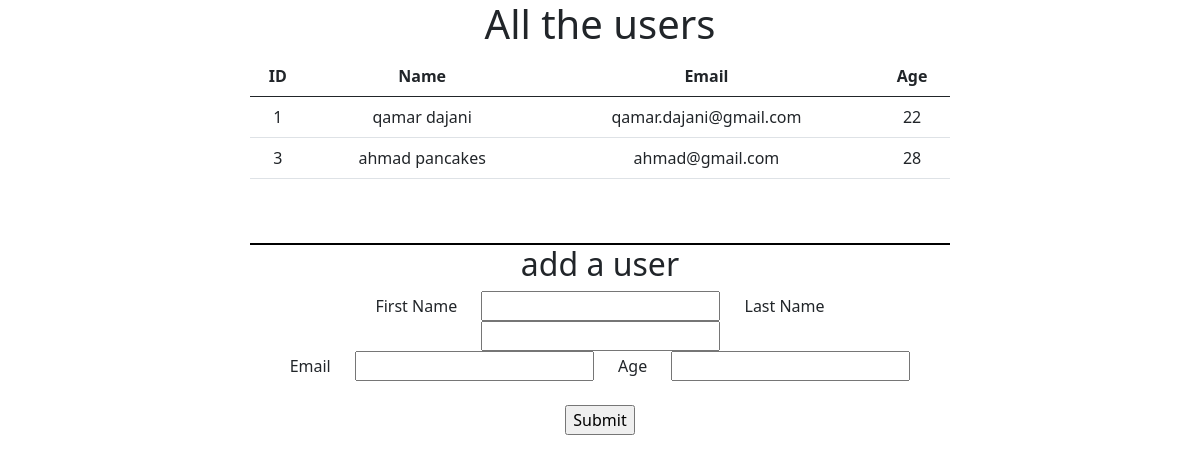
Before: / with the older database file.
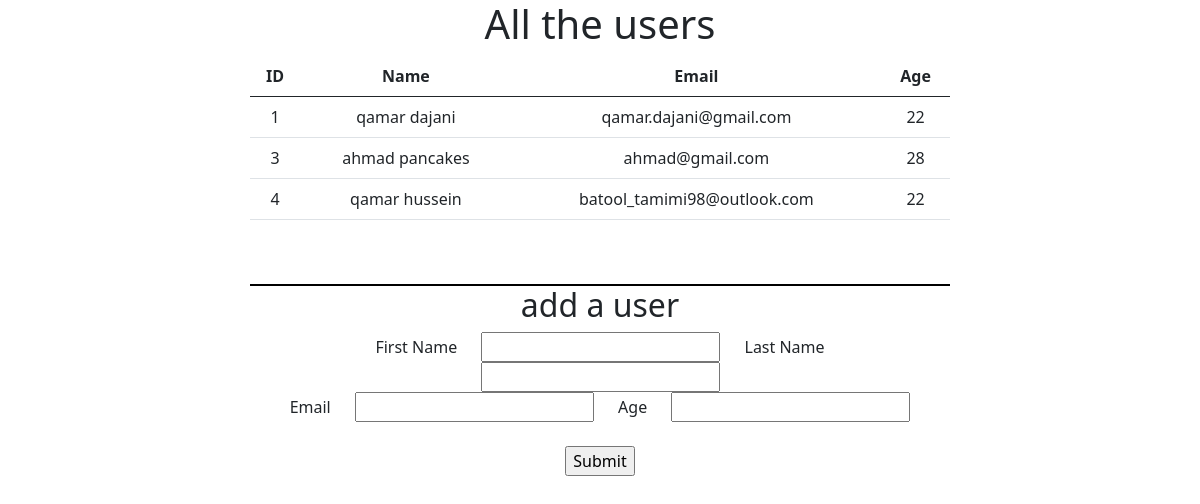
After: the same page with the newer database file.
### userapp/models.py (models this page shows)
class users(models.Model):
    first_name = models.CharField(max_length=255)
    last_name = models.CharField(max_length=255)
    email_address = models.CharField(max_length=255)
    age = models.IntegerField()
    created_at = models.DateTimeField(auto_now_add=True)
    updated_at = models.DateTimeField(auto_now=True)

### userapp/views.py (the view)
# urls.py: path('', views.index),
def index(request):
    context = {
    	"all_the_users": users.objects.all()
    }
    return render(request, "index.html", context)

### userapp/templates/index.html (shortened to what this page needs)
<!DOCTYPE html>
<html lang="en">
<head>
    <link href="https://cdn.jsdelivr.net/npm/bootstrap@5.0.1/dist/css/bootstrap.min.css" rel="stylesheet">
</head>
<body>
    <h1>All the users</h1>
    <table class="table">
        <thead>
          <tr>
            <th scope="col">ID</th>
            <th scope="col">Name</th>
            <th scope="col">Email</th>
            <th scope="col">Age</th>
          </tr>
        </thead>
        <tbody>
        {% for users in all_the_users %}
          <tr>
            <td>{{users.id}}</td>
            <td>{{users.first_name}} {{users.last_name}}</td>
            <td>{{users.email_address}}</td>
            <td>{{users.age}}</td>
          </tr>
          {% endfor %}
        </tbody>
      </table>
      <br>
      <br>
      <h2> add a user </h2>
      <form action="/display" method="POST">
        <label for="first_name"> First Name</label>
        <input type="text" name="First Name">
        <label for="last_name"> Last Name</label>
        <input type="text" name="last Name"><br>
        <label for="emaiL_address"> Email</label>
        <input type="text" name="email">
        <label for="age"> Age</label>
        <input type="text" name="age"><br>
        <br>
        <input type="submit">
    </form>
</body>
</html>

### userapp/templates/index.html (style rules this page uses)
* { margin : 0 auto ; text-align: center; }
h2 { border-top: 2px solid black; }
body { width: 700px; margin : 0 auto ; }
label , input { margin-left: 10px; margin-right: 10px; }

Changed rows visible on the page:
added users: id "4", first_name "qamar", last_name "hussein", email_address "batool_tamimi98@outlook.com", age "22"
